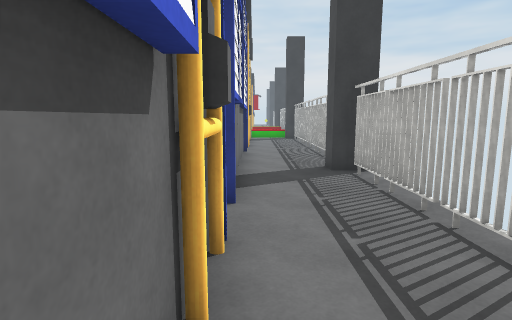
[1] (above)

20 first-person views from a walk through a Unity game level. The camera is 1.5 m above the floor, tilts 8° down and sees 80° across. The floor is counted in squares, 1 m on a side. Each view is taken from the middle of a square. On the plan, view 1 faces up. The plan holds only what a view shows up to about 15 squares ahead; the rest is blank. The place goes on beyond the plan. The player character is not drawn. Some animated figures are not drawn. Door leaves are left out, so doorways stand open. Surface patterns are stand-ins for the level's own textures.

[2]
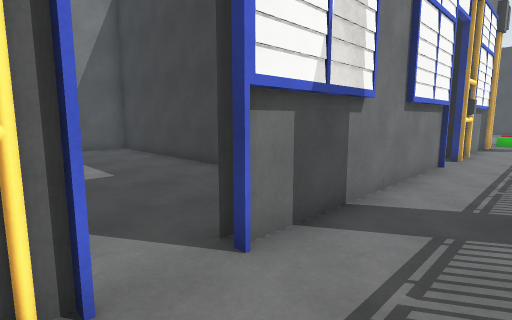

[3]
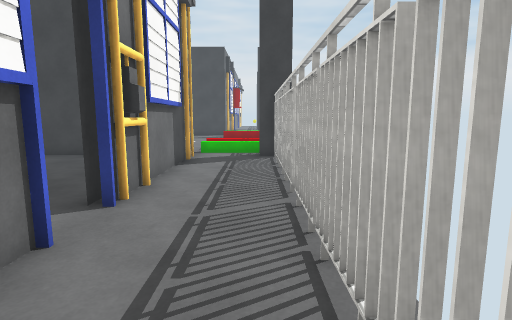

[4]
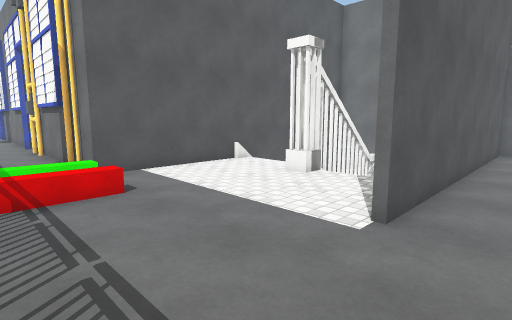

[5]
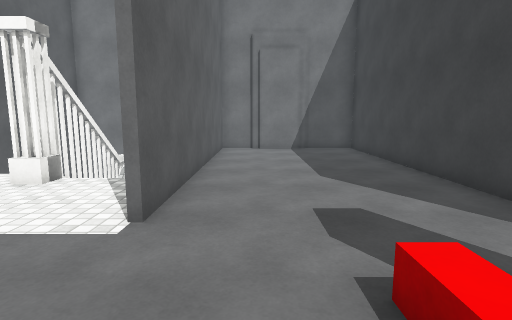

[6]
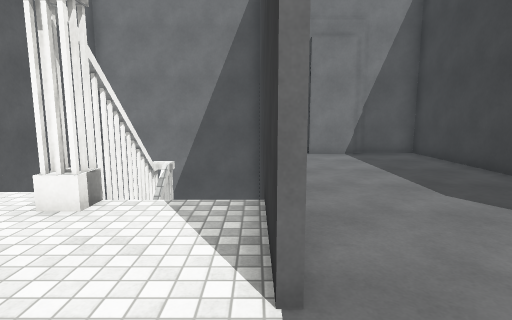

[7]
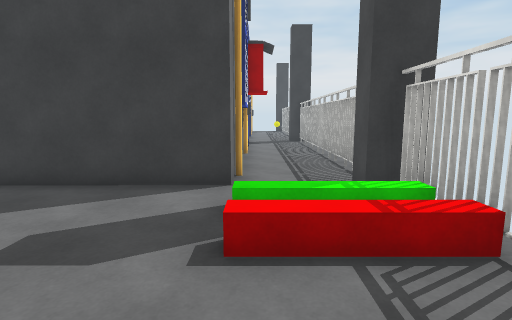

[8]
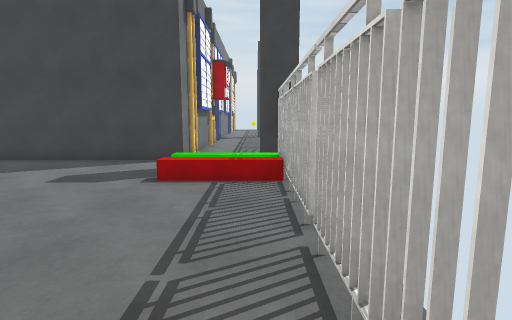

[9]
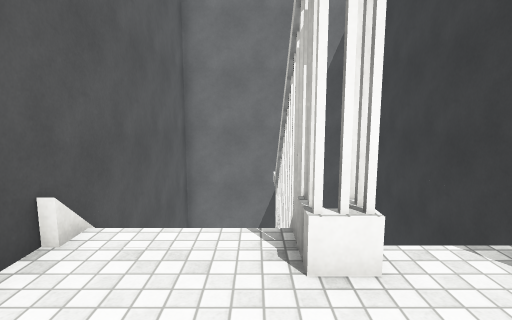

[10]
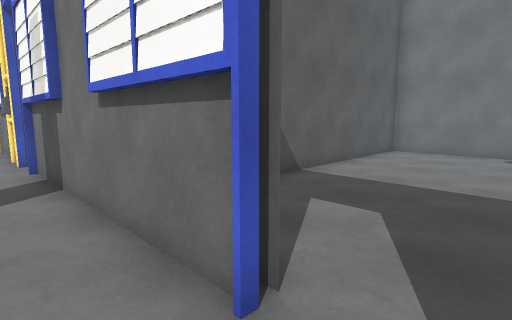

[11]
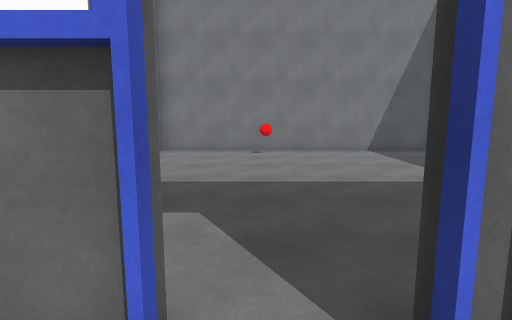

[12]
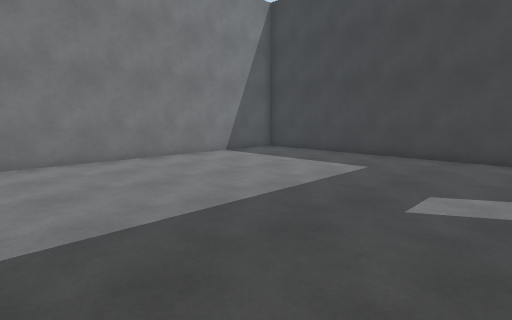

[13]
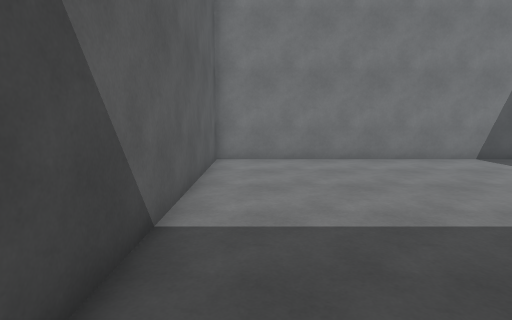

[14]
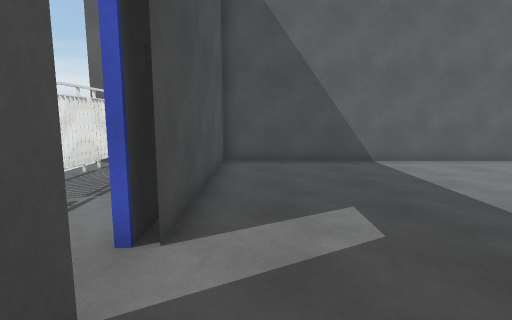

[15]
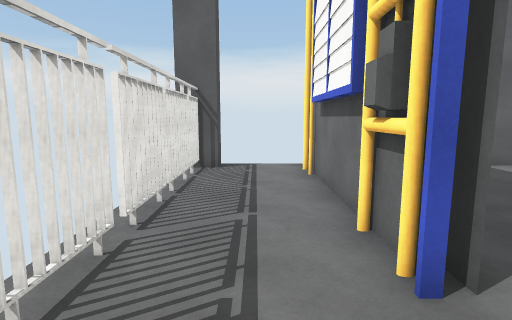

[16]
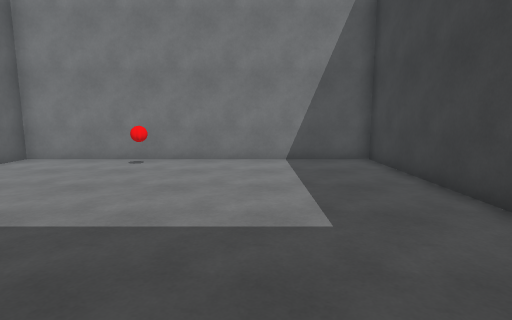

[17]
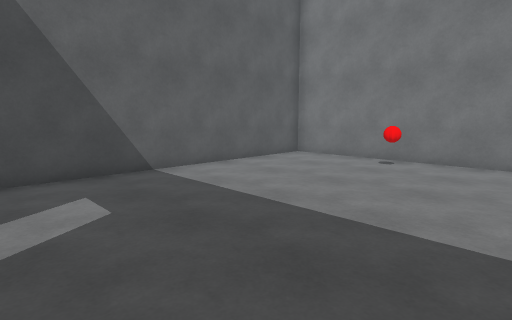

[18]
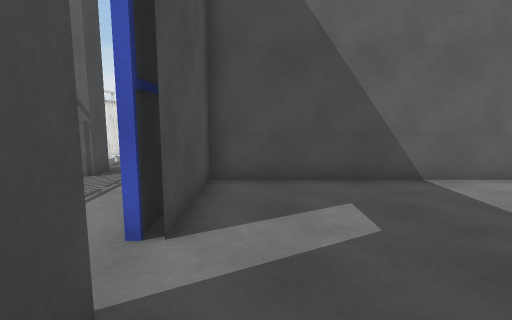

[19]
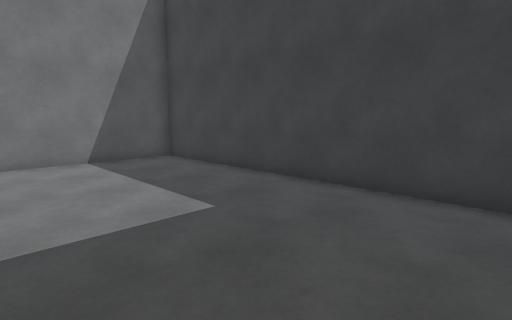

[20]
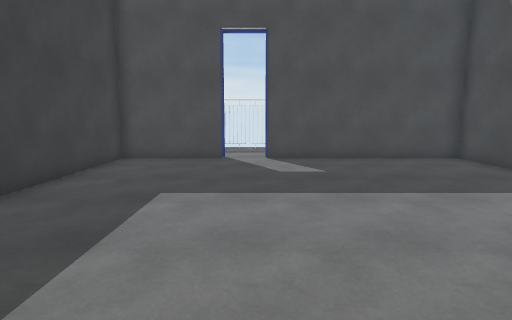

### Floor plan
Key: @ floor where view 1 was taken; # wall or solid block; x gap in a wall; . main floor; - floor 28.5 m lower than the main floor; / step, stairs or slope; D open door; v drop or lower ground; P pipe; I pillar; B red ball.
Columns run from 13 left of view 1 to 3 right of it. Each row starts with its distance up from view 1.
 36 #############...I
 35 #..............II
 34 #...............v
 33 #...............v
 32 #...............v
 31 #...............v
 30 #...............v
 29 ###########.....v
 28 #       ........v
 27 #       ........v
 26 #   xxxx#.......v
 25 #      /........
 24 #      /.......
 23 #     //.....///
 22 #############P.II
 21 #...........#P..v
 20 #...........#...v
 19 #...........#...v
 18 #...........#...v
 17 #...........#P..v
 16 #...........#P..v
 15 #...........DP..v
 14 #.B.........DD..v
 13 #...........#...v
 12 #...........#...v
 11 #...........#...v
 10 #############...
  9 #############..II
  8 #...........#...v
  7 #...........#...v
  6 #...........#...v
  5 #...........D...v
  4 #...........D...v
  3 #...........#P..v
  2 #...........#P..v
  1 #...........#...v
  0 #...........#@..v
 -1 #...........#...v
 -2 #...........#P..v
 -3 #...........#P.II
 -4 #############v-II

Positions as (right, up) in squares from view 1, and headings:
1: (0, 0), facing up
2: (2, 3), facing up-left
3: (2, 10), facing up
4: (2, 31), facing down-left
5: (2, 31), facing left
6: (0, 29), facing left
7: (0, 29), facing up
8: (2, 25), facing up
9: (-2, 25), facing left
10: (1, 15), facing down-left
11: (1, 14), facing left
12: (-2, -3), facing up-left
13: (-2, -2), facing left
14: (-2, 7), facing down
15: (1, 6), facing down
16: (-2, 18), facing left
17: (-2, 18), facing down-left
18: (-2, 17), facing down
19: (-2, 16), facing up-left
20: (-12, 4), facing right
